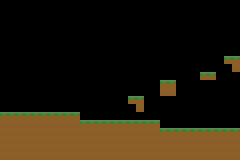

This is a level from a 2D game, rendered from its Tiled map with the project's own tilesets. A one-line summary and the complete map file follow:
An orthogonal 30x20 tile map with 8x8 px tiles, 2 tile layers (Ground, Grass), 2 tilesets.

<map version="1.10" tiledversion="1.10.1" orientation="orthogonal" renderorder="right-down" width="30" height="20" tilewidth="8" tileheight="8" infinite="0" nextlayerid="3" nextobjectid="1">
 <tileset firstgid="1" source="../tsx_files/ground.tsx" />
 <tileset firstgid="2" source="../tsx_files/grass.tsx" />
 <layer id="1" name="Ground" width="30" height="20">
  <data encoding="csv">
0,0,0,0,0,0,0,0,0,0,0,0,0,0,0,0,0,0,0,0,0,0,0,0,0,0,0,0,0,0,
0,0,0,0,0,0,0,0,0,0,0,0,0,0,0,0,0,0,0,0,0,0,0,0,0,0,0,0,0,0,
0,0,0,0,0,0,0,0,0,0,0,0,0,0,0,0,0,0,0,0,0,0,0,0,0,0,0,0,0,0,
0,0,0,0,0,0,0,0,0,0,0,0,0,0,0,0,0,0,0,0,0,0,0,0,0,0,0,0,0,0,
0,0,0,0,0,0,0,0,0,0,0,0,0,0,0,0,0,0,0,0,0,0,0,0,0,0,0,0,0,0,
0,0,0,0,0,0,0,0,0,0,0,0,0,0,0,0,0,0,0,0,0,0,0,0,0,0,0,0,0,0,
0,0,0,0,0,0,0,0,0,0,0,0,0,0,0,0,0,0,0,0,0,0,0,0,0,0,0,0,0,0,
0,0,0,0,0,0,0,0,0,0,0,0,0,0,0,0,0,0,0,0,0,0,0,0,0,0,0,0,0,0,
0,0,0,0,0,0,0,0,0,0,0,0,0,0,0,0,0,0,0,0,0,0,0,0,0,0,0,0,0,1,
0,0,0,0,0,0,0,0,0,0,0,0,0,0,0,0,0,0,0,0,0,0,0,0,0,0,0,0,0,0,
0,0,0,0,0,0,0,0,0,0,0,0,0,0,0,0,0,0,0,0,0,0,0,0,0,0,0,0,0,0,
0,0,0,0,0,0,0,0,0,0,0,0,0,0,0,0,0,0,0,0,1,1,0,0,0,0,0,0,0,0,
0,0,0,0,0,0,0,0,0,0,0,0,0,0,0,0,0,0,0,0,0,0,0,0,0,0,0,0,0,0,
0,0,0,0,0,0,0,0,0,0,0,0,0,0,0,0,0,1,0,0,0,0,0,0,0,0,0,0,0,0,
1,1,1,1,1,1,1,1,1,1,0,0,0,0,0,0,0,0,0,0,0,0,0,0,0,0,0,0,0,0,
1,1,1,1,1,1,1,1,1,1,1,1,1,1,1,1,1,1,1,1,0,0,0,0,0,0,0,0,0,0,
1,1,1,1,1,1,1,1,1,1,1,1,1,1,1,1,1,1,1,1,1,1,1,1,1,1,1,1,1,1,
1,1,1,1,1,1,1,1,1,1,1,1,1,1,1,1,1,1,1,1,1,1,1,1,1,1,1,1,1,1,
1,1,1,1,1,1,1,1,1,1,1,1,1,1,1,1,1,1,1,1,1,1,1,1,1,1,1,1,1,1,
1,1,1,1,1,1,1,1,1,1,1,1,1,1,1,1,1,1,1,1,1,1,1,1,1,1,1,1,1,1
</data></layer><layer id="2" name="Grass" width="30" height="20"><data encoding="csv">
0,0,0,0,0,0,0,0,0,0,0,0,0,0,0,0,0,0,0,0,0,0,0,0,0,0,0,0,0,0,
0,0,0,0,0,0,0,0,0,0,0,0,0,0,0,0,0,0,0,0,0,0,0,0,0,0,0,0,0,0,
0,0,0,0,0,0,0,0,0,0,0,0,0,0,0,0,0,0,0,0,0,0,0,0,0,0,0,0,0,0,
0,0,0,0,0,0,0,0,0,0,0,0,0,0,0,0,0,0,0,0,0,0,0,0,0,0,0,0,0,0,
0,0,0,0,0,0,0,0,0,0,0,0,0,0,0,0,0,0,0,0,0,0,0,0,0,0,0,0,0,0,
0,0,0,0,0,0,0,0,0,0,0,0,0,0,0,0,0,0,0,0,0,0,0,0,0,0,0,0,0,0,
0,0,0,0,0,0,0,0,0,0,0,0,0,0,0,0,0,0,0,0,0,0,0,0,0,0,0,0,0,0,
0,0,0,0,0,0,0,0,0,0,0,0,0,0,0,0,0,0,0,0,0,0,0,0,0,0,0,0,2,2,
0,0,0,0,0,0,0,0,0,0,0,0,0,0,0,0,0,0,0,0,0,0,0,0,0,0,0,0,0,0,
0,0,0,0,0,0,0,0,0,0,0,0,0,0,0,0,0,0,0,0,0,0,0,0,0,2,2,0,0,0,
0,0,0,0,0,0,0,0,0,0,0,0,0,0,0,0,0,0,0,0,2,2,0,0,0,0,0,0,0,0,
0,0,0,0,0,0,0,0,0,0,0,0,0,0,0,0,0,0,0,0,0,0,0,0,0,0,0,0,0,0,
0,0,0,0,0,0,0,0,0,0,0,0,0,0,0,0,2,2,0,0,0,0,0,0,0,0,0,0,0,0,
0,0,0,0,0,0,0,0,0,0,0,0,0,0,0,0,0,0,0,0,0,0,0,0,0,0,0,0,0,0,
2,2,2,2,2,2,2,2,2,2,0,0,0,0,0,0,0,0,0,0,0,0,0,0,0,0,0,0,0,0,
0,0,0,0,0,0,0,0,0,0,2,2,2,2,2,2,2,2,2,2,0,0,0,0,0,0,0,0,0,0,
0,0,0,0,0,0,0,0,0,0,0,0,0,0,0,0,0,0,0,0,2,2,2,2,2,2,2,2,2,2,
0,0,0,0,0,0,0,0,0,0,0,0,0,0,0,0,0,0,0,0,0,0,0,0,0,0,0,0,0,0,
0,0,0,0,0,0,0,0,0,0,0,0,0,0,0,0,0,0,0,0,0,0,0,0,0,0,0,0,0,0,
0,0,0,0,0,0,0,0,0,0,0,0,0,0,0,0,0,0,0,0,0,0,0,0,0,0,0,0,0,0
</data>
 </layer>
</map>
